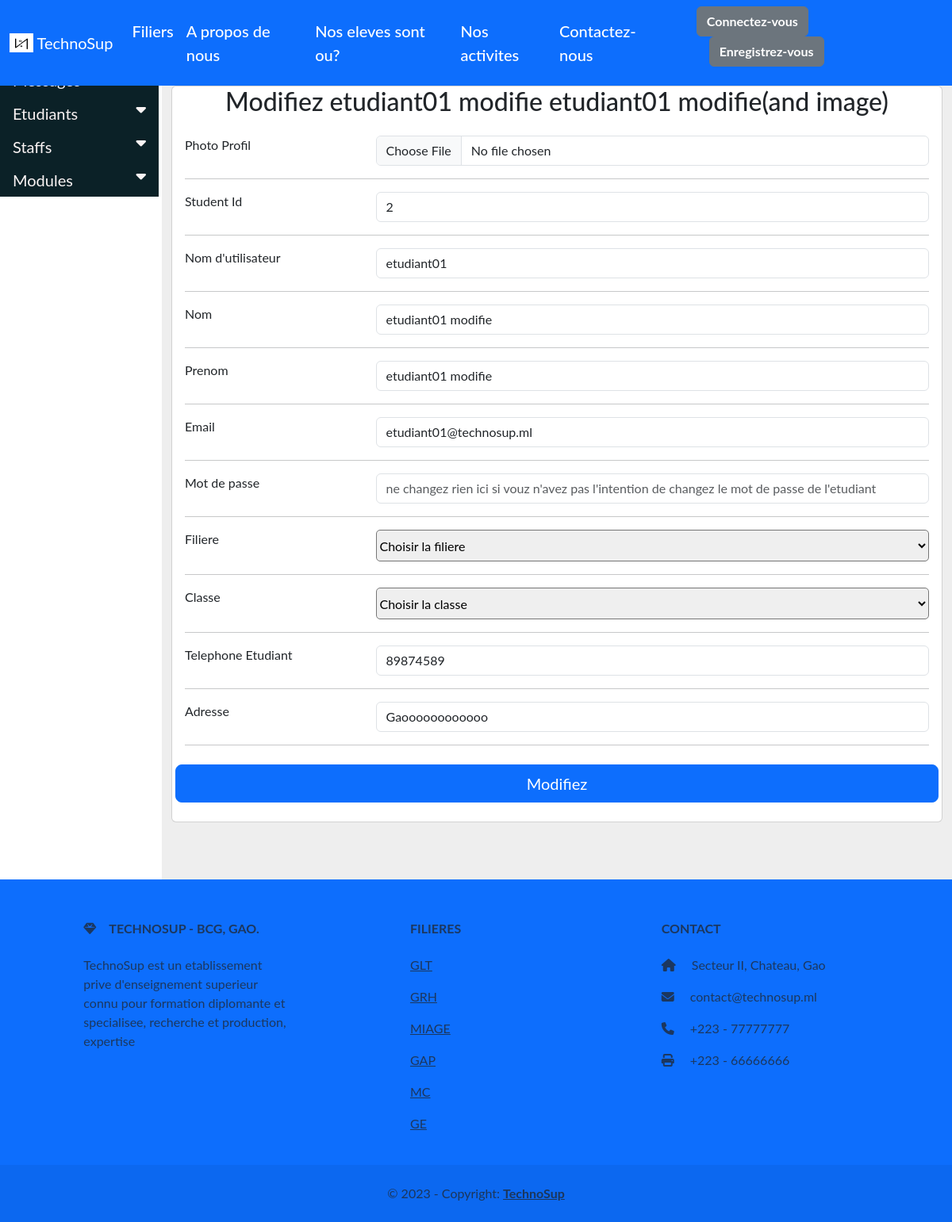
Screenshot of /hod/student/edit_student/1 with the database file from the repository.
### app/models.py (models this page shows, shortened)
class Student(models.Model):
    user = models.OneToOneField(CustomUser, on_delete=models.CASCADE)
    sexe = models.CharField(max_length=100)
    telephone_etudiant = models.IntegerField(null=True, blank=True)
    telephone_parent = models.IntegerField(null=True, blank=True)
    adresse = models.TextField(null=True, blank=True)
    image = models.ImageField(upload_to='student_image', default='student_default_image.png')
    date_de_naissance = models.CharField(max_length=25, null=True, blank=True) # use charfield
    immatriculation = models.CharField(max_length=20)
    classe = models.CharField(
        choices = (
            ('L1', 'Licence I'),
            ('L2', 'Licence II'),
            ('L3', 'Licence III'),
        ),
        max_length=15
    )
    filiere = models.ForeignKey(Filiere, on_delete=models.CASCADE)
    promotion = models.ForeignKey(Promotion, on_delete=models.CASCADE)
    modules = models.ManyToManyField(Module, blank=True)
    date_inscription = models.DateField(auto_now_add=True)
    date_dernier_modification = models.DateField(auto_now_add=True) # should appear some where on the admin and profile page

class CustomUser(AbstractUser):
    USER = (
        ('ADMIN', 'ADMIN'),
        ('STAFF', 'STAFF'),
        ('STUDENT', 'STUDENT'),
    )
    user_type = models.CharField(choices=USER, max_length=50, default='ADMIN')

### app/hod_views.py (the view, shortened to what this page needs)
# urls.py: path('hod/student/edit_student/<str:id>', hod_views.edit_student, name='edit-student'),
def edit_student(request, id):
    student = Student.objects.get(id=id)
    filieres = Filiere.objects.all()
    context = {
        'student': student,
        'filieres': filieres,
    }
    return render(request, 'hod/edit_student.html', context)

### templates/hod/edit_student.html (shortened to what this page needs)
{% extends "base.html" %}
{% block content %}
<div class="row">
    <div class="col-2">
        {% include "includes/sidebar.html" %}
    </div>
    <div class="col-10">
        <section style="background-color: #eee;">
            <div class="container py-5">
                <div class="row">
                    <div class="col-lg-12">
                        <div class="card mb-4">
                            <form action="" method="post" enctype="multipart/form-data">
                                <div class="col-12">
                                    <h2 class="text-center">Modifiez {{ student.user.first_name }}
                                        {{ student.user.last_name }}(and image)</h2>
                                </div>
                                <div class="card-body">
                                    <div class="row">
                                        <div class="col-sm-3">
                                            <p class="mb-0">Photo Profil</p>
                                        </div>
                                        <div class="form-group col-sm-9">
                                            <input type="file" class="form-control" name="profile_pic">
                                        </div>
                                    </div>
                                    <hr>
                                    <div class="row">
                                        <div class="col-sm-3">
                                            <p class="mb-0">Student Id</p>
                                        </div>
                                        <div class="form-group col-sm-9">
                                            <input type="text" class="form-control" value="{{ student.user.id }}"
                                                name="student_id">
                                        </div>
                                    </div>
                                    <hr>
                                    <div class="row">
                                        <div class="col-sm-3">
                                            <p class="mb-0">Nom d'utilisateur</p>
                                        </div>
                                        <div class="form-group col-sm-9">
                                            <input type="text" class="form-control" value="{{ student.user.username }}"
                                                name="username">
                                        </div>
                                    </div>
                                    <hr>
                                    <div class="row">
                                        <div class="col-sm-3">
                                            <p class="mb-0">Nom</p>
                                        </div>
                                        <div class=" form-group col-sm-9">
                                            <input type="text" class="form-control"
                                                value="{{ student.user.first_name }}" name="nom">
                                        </div>
                                    </div>
                                    <hr>
                                    <div class="row">
                                        <div class="col-sm-3">
                                            <p class="mb-0">Prenom</p>
                                        </div>
                                        <div class=" form-group col-sm-9">
                                            <input type="text" class="form-control" value="{{ student.user.last_name }}"
                                                name="prenom">
                                        </div>
                                    </div>
                                    <hr>
                                    <div class="row">
                                        <div class="col-sm-3">
                                            <p class="mb-0">Email</p>
                                        </div>
                                        <div class=" form-group col-sm-9">
                                            <input type="email" class="form-control" value="{{ student.user.email }}"
                                                name="email">
                                        </div>
                                    </div>
                                    <hr>
                                    <div class="row">
                                        <div class="col-sm-3">
                                            <p class="mb-0">Mot de passe</p>
                                        </div>
                                        <div class="form-group col-sm-9">
                                            <input type="password" class="form-control" name="password"
                                                placeholder="ne changez rien ici si vouz n'avez pas l'intention de changez le mot de passe de l'etudiant">
                                        </div>
                                    </div>
                                    <hr>
                                    <div class="row">
                                        <div class="col-sm-3">
                                            <p class="mb-0">Filiere</p>
                                        </div>
                                        <div class="form-group col-sm-9">
                                            <select name="filiere_id" id="" class="form-group col-12"
                                                style="height: 40px; border-radius: 5px;">
                                                <option>Choisir la filiere</option>
                                            </select>
                                        </div>
                                    </div>
                                    <hr>
                                    <div class="row">
                                        <div class="col-sm-3">
                                            <p class="mb-0">Classe</p>
                                        </div>
                                        <div class="form-group col-sm-9">
                                            <select name="classe" id="" class="form-group col-12"
                                                style="height: 40px; border-radius: 5px;">
                                                <option>Choisir la classe</option>
                                            </select>
                                        </div>
                                    </div>
                                    <hr>
                                    <div class="row">
                                        <div class="col-sm-3">
                                            <p class="mb-0">Telephone Etudiant</p>
                                        </div>
                                        <div class=" form-group col-sm-9">
                                            <input type="tel" class="form-control"
                                                value="{{ student.telephone_etudiant }}" name="telephone_etudiant">
                                        </div>
                                    </div>
                                    <hr>
                                    <div class="row">
                                        <div class="col-sm-3">
                                            <p class="mb-0">Adresse</p>
                                        </div>
                                        <div class=" form-group col-sm-9">
                                            <input type="text" class="form-control" value="{{ student.adresse }}"
                                                name="adresse">
                                        </div>
                                    </div>
                                    <hr>
                                    <div class="row">
                                        <input class="btn btn-primary btn-lg my-2" type="submit" value="Modifiez">
                                    </div>
                                </div>
                            </form>
                        </div>
                    </div>
                </div>
            </div>
        </section>
    </div>
</div>
{% endblock content %}

### static/css/custom.css (style rules this page uses)
body::before { display: block; content: ""; height: 60px; }

### templates/includes/sidebar.html (style rules this page uses)
body { font-family: "Lato", sans-serif; }

### rows the page displays
Student: user.first_name "etudiant01 modifie", user.last_name "etudiant01 modifie", student_id "2", username "etudiant01", nom "etudiant01 modifie", prenom "etudiant01 modifie", email "etudiant01@technosup.ml", telephone_etudiant "89874589", adresse "Gaoooooooooooo"
